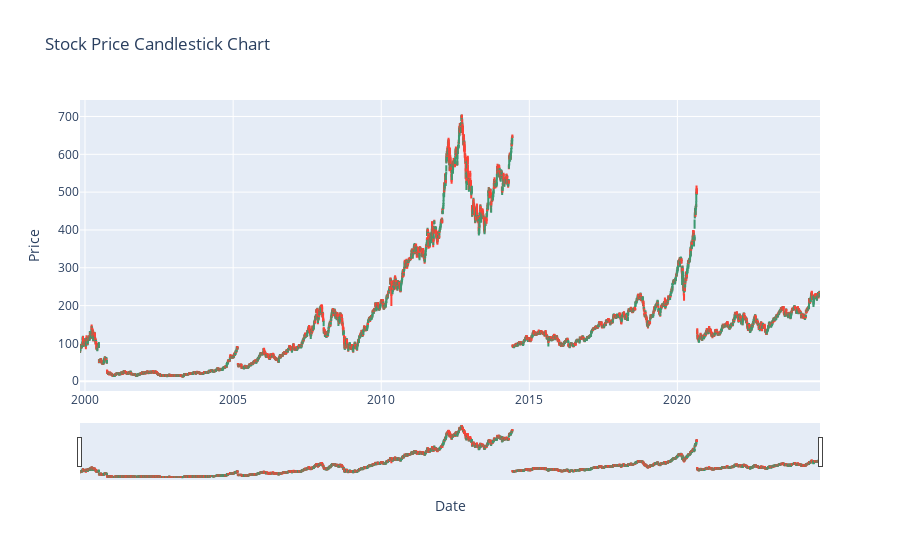

The notebook cell saved with this chart:
### Code cell
fig = go.Figure(data=[go.Candlestick(x=data.index,
                                     open=data['Open'],
                                     high=data['High'],
                                     low=data['Low'],
                                     close=data['Close'])])
fig.update_layout(title='Stock Price Candlestick Chart', xaxis_title='Date', yaxis_title='Price')
fig.show()

### Figure 1 — Plotly figure (JSON) as saved in the notebook; plotly's stock layout.template omitted (floating-point values rounded to 4 significant figures; data arrays with more than 128 entries replaced by an {"elided": "..."} marker saying what was removed)
{"data": [{"close": {"elided": "6286 float values"}, "high": {"elided": "6286 float values"}, "low": {"elided": "6286 float values"}, "open": {"elided": "6286 float values"}, "type": "candlestick", "x": {"elided": "6286 str values"}}], "layout": {"autosize": true, "title": {"text": "Stock Price Candlestick Chart"}, "xaxis": {"autorange": true, "range": ["1999-10-31 12:00", "2024-10-24 12:00"], "rangeslider": {"autorange": true, "range": ["1999-10-31 12:00", "2024-10-24 12:00"], "yaxis": {"_template": null, "rangemode": "match"}}, "title": {"text": "Date"}, "type": "date"}, "yaxis": {"autorange": true, "range": [-25.74, 743.5], "title": {"text": "Price"}}}}
